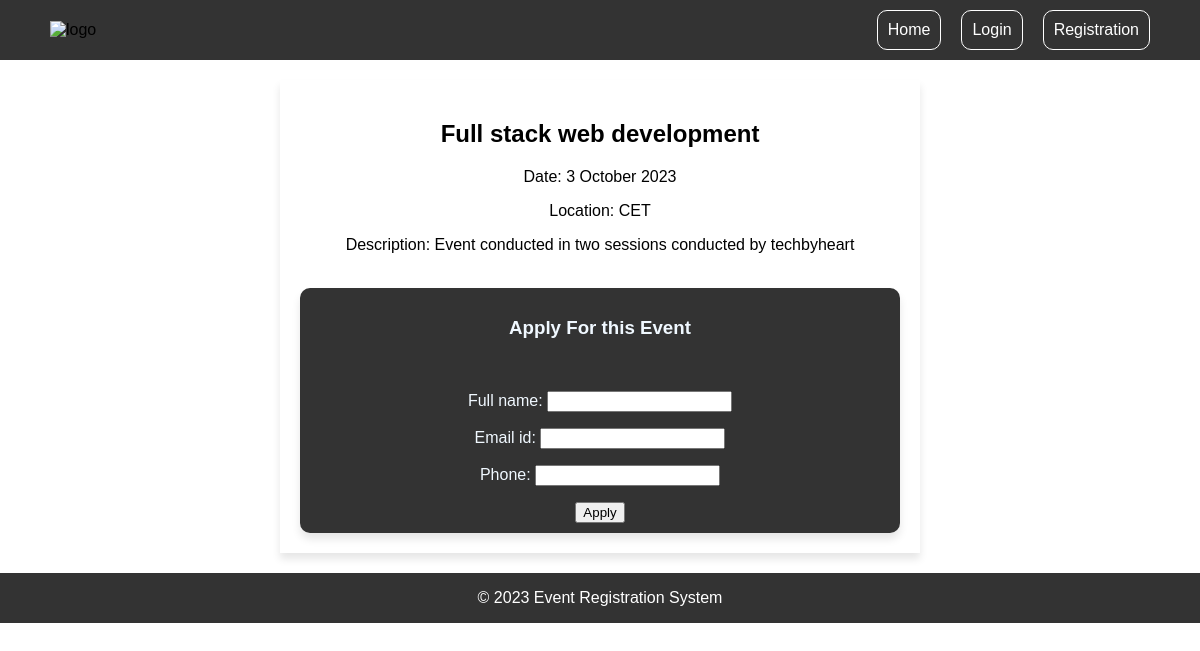
Page /event-details/3 on the committed database.
### eventapp/models.py (models this page shows, shortened)
class Event(models.Model):
    event_title = models.CharField(max_length=120)
    location = models.CharField(max_length=70)
    date = models.CharField(max_length=70)
    description = models.TextField()

### eventapp/views.py (the view)
# urls.py: path('event-details/<int:pk>',views.eventdetail,name='eventdetail')
def eventdetail(request, pk):
    event_single = Event.objects.get(pk=pk)
    if request.method == 'POST' :
        form = Applicantform(request.POST)
        if form.is_valid():
            applicant = form.save(commit=False)
            applicant.event = event_single
            applicant.save()
    form = Applicantform()
    context ={
        'event' : event_single,
        'form' : form
    }
    return render(request,'details.html',context)

### eventapp/forms.py
class Applicantform(forms.ModelForm):
    class Meta:
        model = Applicant
        fields = ['full_name','email_id','phone']

### eventapp/templates/details.html (shortened to what this page needs)
<!DOCTYPE html>
{% load static %}
<html lang="en">
<head>
    <link rel="stylesheet" href="{% static 'style.css' %}">
</head>
<body>
    <header>
        <img id="logo" src="https://efuturex.com/static/assets/img/EFUTUREX-Logo.png" alt="logo" >
        <nav>
            <a class="nav-links" href="">Home</a>
            <a class="nav-links" href="">Login</a>
            <a class="nav-links" href="">Registration</a>
        </nav>
    </header>
    <section id="event-details">
        <h2 class="event-title">{{event.event_title}}</h2>
        <p class="event-date">Date: {{event.date}}</p>
        <p class="event-loaction">Location: {{event.location}}</p>
        <p class="event-description">Description: {{event.description}}</p><br>
        <form action="{% url 'eventdetail' event.pk %}" method="POST" class="forms">
            <h3>Apply For this Event</h3><br>
            {{form.as_p}}
            <input type="submit" value="Apply">
        </form>
    </section>
    <footer>
        <p>© 2023 Event Registration System</p>
    </footer>
</body>
</html>

### eventapp/static/style.css (style rules this page uses)
body { margin: 0; padding: 0; font-family: Arial, Helvetica, sans-serif; height: auto; }
header { background-color: #333; display: flex; justify-content:space-between; align-items: center; padding: 10px 50px; }
#logo { width: 6.25%; }
nav { display: flex; gap: 20px; }
.nav-links { color: white; text-decoration: none; border: 1px solid white; padding: 10px; border-radius: 10px; }
footer { width: 100%; background-color: #333; display: flex; justify-content: center; align-items: center; color: white; }
#event-details { max-width: 600px; text-align: center; box-shadow: 0 6px 8px rgba(0,0,0,0.1); padding: 20px; margin: 20px auto; }
.forms { box-shadow: 0 6px 8px rgba(0,0,0,0.1); background-color:#333; color: aliceblue; border-radius: 10px; padding: 10px; }

### rows in the picture
Event: event_title "Full stack web development", date "3 October 2023", location "CET", description "Event conducted in two sessions conducted by techbyheart"
